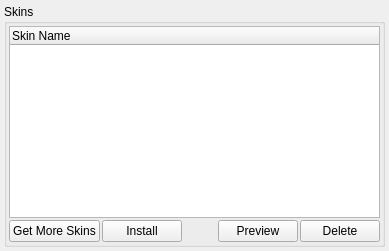
     <widget class="QWidget" name="pageSkins">
      <layout class="QGridLayout" name="gridLayout_34">
       <property name="margin">
        <number>4</number>
       </property>
       <property name="spacing">
        <number>4</number>
       </property>
       <item row="0" column="0">
        <widget class="QGroupBox" name="groupBoxSkins">
         <property name="maximumSize">
          <size>
           <width>381</width>
           <height>16777215</height>
          </size>
         </property>
         <property name="title">
          <string>Skins</string>
         </property>
         <layout class="QGridLayout" name="gridLayout_88">
          <property name="margin">
           <number>2</number>
          </property>
          <property name="spacing">
           <number>2</number>
          </property>
          <item row="0" column="0" colspan="3">
           <widget class="QTreeWidget" name="treeWidgetSkins">
            <property name="alternatingRowColors">
             <bool>false</bool>
            </property>
            <property name="indentation">
             <number>20</number>
            </property>
            <property name="itemsExpandable">
             <bool>true</bool>
            </property>
            <column>
             <property name="text">
              <string>Skin Name</string>
             </property>
            </column>
           </widget>
          </item>
          <item row="1" column="0" colspan="3">
           <layout class="QGridLayout" name="gridLayoutSkinTools">
            <item row="0" column="0">
             <widget class="QPushButton" name="pushButtonGetSkins">
              <property name="text">
               <string>Get More Skins</string>
              </property>
             </widget>
            </item>
            <item row="0" column="1">
             <widget class="QPushButton" name="pushButtonInstallSkin">
              <property name="text">
               <string>Install</string>
              </property>
             </widget>
            </item>
            <item row="0" column="2">
             <spacer name="horizontalSpacerSkinTools">
              <property name="orientation">
               <enum>Qt::Horizontal</enum>
              </property>
              <property name="sizeHint" stdset="0">
               <size>
                <width>68</width>
                <height>20</height>
               </size>
              </property>
             </spacer>
            </item>
            <item row="0" column="3">
             <widget class="QPushButton" name="pushButtonPreviewSkin">
              <property name="text">
               <string>Preview</string>
              </property>
             </widget>
            </item>
            <item row="0" column="4">
             <widget class="QPushButton" name="pushButtonDeleteSkin">
              <property name="text">
               <string>Delete</string>
              </property>
             </widget>
            </item>
           </layout>
          </item>
         </layout>
        </widget>
       </item>
      </layout>
     </widget>
